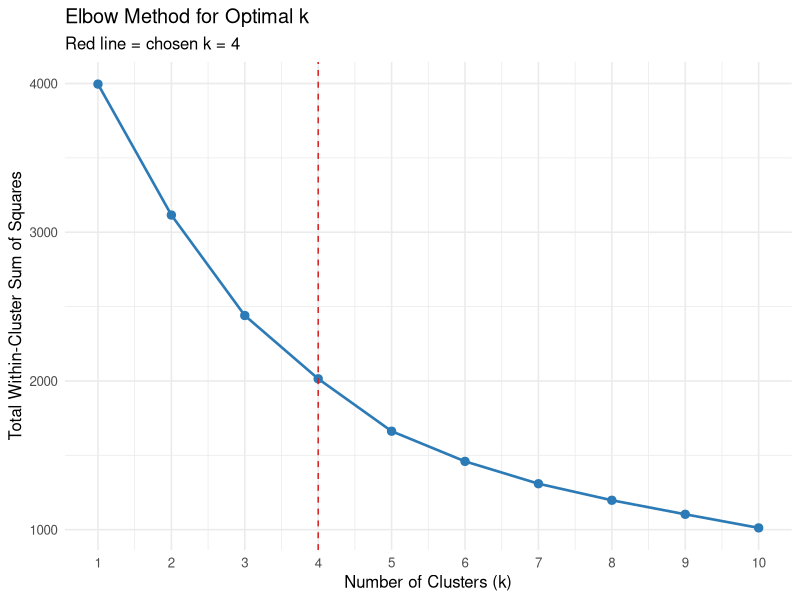
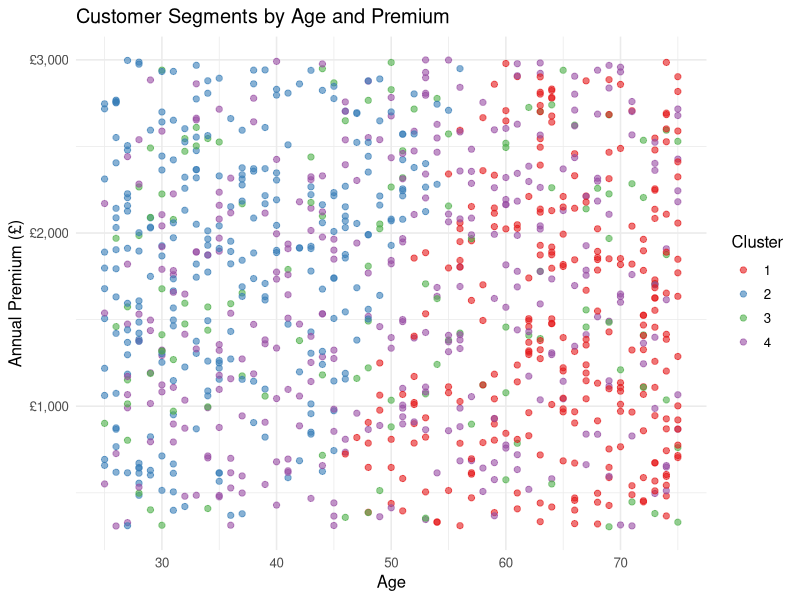
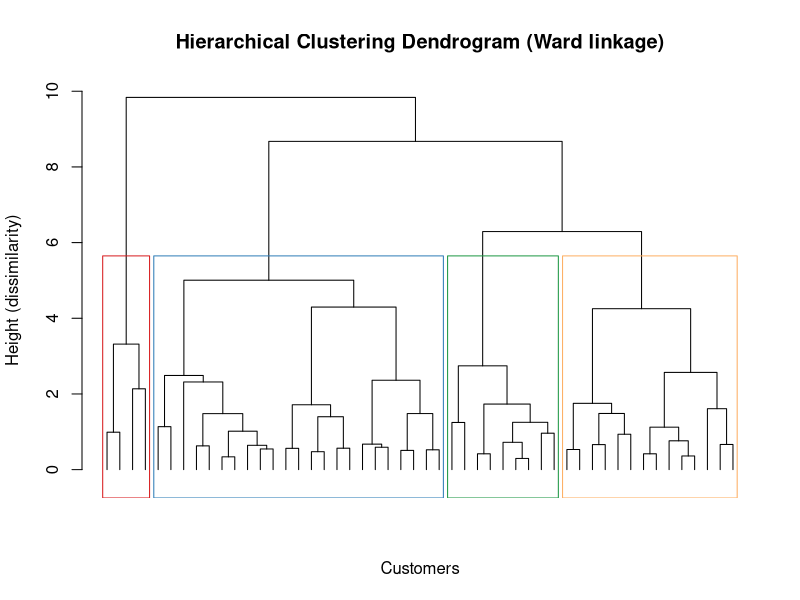

Write the R code that produced these figures, in order.
## ---- chunk 1
knitr::opts_chunk$set(echo = FALSE, warning = FALSE, message = FALSE)
## ---- chunk 2
library(tidyverse)
library(knitr)

set.seed(42)

policyholders <- read_csv("L2_policyholders.csv")
## ---- chunk 3
# Select numeric features for clustering
cluster_features <- policyholders %>%
  select(age, annual_premium, policy_duration_months, claim_amount)

# Scaling is essential — clustering is distance-based
scaled_features <- scale(cluster_features)
## ---- chunk 4
tibble(
  Feature = colnames(scaled_features),
  `Original Mean` = round(colMeans(cluster_features), 1),
  `Scaled Mean`   = round(colMeans(scaled_features), 3),
  `Scaled SD`     = round(apply(scaled_features, 2, sd), 3)
) %>%
  kable(caption = "Table 1: Effect of Scaling (scaled mean ≈ 0, sd ≈ 1)")
## ---- chunk 5
wss <- map_dbl(1:10, function(k) {
  kmeans(scaled_features, centers = k, nstart = 25)$tot.withinss
})
## ---- chunk 6
tibble(k = 1:10, wss = wss) %>%
  ggplot(aes(x = k, y = wss)) +
  geom_line(color = "#2c7bb6", linewidth = 0.9) +
  geom_point(size = 2.5, color = "#2c7bb6") +
  geom_vline(xintercept = 4, linetype = "dashed", color = "#d7191c") +
  scale_x_continuous(breaks = 1:10) +
  labs(title    = "Elbow Method for Optimal k",
       subtitle = "Red line = chosen k = 4",
       x = "Number of Clusters (k)",
       y = "Total Within-Cluster Sum of Squares") +
  theme_minimal(base_size = 12)
## ---- chunk 7
k <- 4
km_result <- kmeans(scaled_features, centers = k, nstart = 25)

# Attach cluster labels
policyholders$cluster <- factor(km_result$cluster)
## ---- chunk 8
policyholders %>%
  group_by(Cluster = cluster) %>%
  summarise(
    Size          = n(),
    `Avg Age`     = round(mean(age), 1),
    `Avg Premium` = round(mean(annual_premium), 0),
    `Avg Tenure`  = round(mean(policy_duration_months), 1),
    `Avg Claim`   = round(mean(claim_amount), 0),
    .groups = "drop"
  ) %>%
  kable(caption = "Table 2: K-means Cluster Profiles")
## ---- chunk 9
policyholders %>%
  ggplot(aes(x = age, y = annual_premium, color = cluster)) +
  geom_point(alpha = 0.6, size = 1.8) +
  scale_color_brewer(palette = "Set1") +
  scale_y_continuous(labels = scales::comma_format(prefix = "£")) +
  labs(title = "Customer Segments by Age and Premium",
       x = "Age", y = "Annual Premium (£)",
       color = "Cluster") +
  theme_minimal(base_size = 12)
## ---- chunk 10
# Use a sample for a readable dendrogram
set.seed(42)
sample_idx <- sample(nrow(scaled_features), 50)
sample_scaled <- scaled_features[sample_idx, ]

# Distance matrix + linkage
dist_matrix <- dist(sample_scaled, method = "euclidean")
hc <- hclust(dist_matrix, method = "ward.D2")
## ---- chunk 11
plot(hc, labels = FALSE, hang = -1,
     main = "Hierarchical Clustering Dendrogram (Ward linkage)",
     xlab = "Customers", ylab = "Height (dissimilarity)",
     sub = "")
rect.hclust(hc, k = 4, border = c("#d7191c", "#2c7bb6",
                                   "#1a9641", "#fdae61"))
## ---- chunk 12
hc_clusters <- cutree(hc, k = 4)

tibble(
  `Hierarchical Cluster` = factor(hc_clusters)
) %>%
  count(`Hierarchical Cluster`) %>%
  rename(`Customers (in sample)` = n) %>%
  kable(caption = "Table 3: Hierarchical Cluster Sizes (50-customer sample)")
## ---- chunk 13
segment_summary <- policyholders %>%
  group_by(cluster) %>%
  summarise(
    size           = n(),
    avg_premium    = mean(annual_premium),
    avg_tenure     = mean(policy_duration_months),
    avg_claim      = mean(claim_amount),
    .groups = "drop"
  ) %>%
  mutate(
    segment_label = case_when(
      avg_premium > median(avg_premium) & avg_tenure > median(avg_tenure)
        ~ "High-Value Loyal",
      avg_premium > median(avg_premium) & avg_tenure <= median(avg_tenure)
        ~ "High-Value At-Risk",
      avg_premium <= median(avg_premium) & avg_tenure > median(avg_tenure)
        ~ "Budget Loyal",
      TRUE
        ~ "Budget New/At-Risk"
    )
  )
## ---- chunk 14
segment_summary %>%
  mutate(
    avg_premium = paste0("£", round(avg_premium, 0)),
    avg_tenure  = round(avg_tenure, 1),
    avg_claim   = paste0("£", round(avg_claim, 0))
  ) %>%
  select(Cluster = cluster, Size = size,
         `Avg Premium` = avg_premium,
         `Avg Tenure` = avg_tenure,
         `Avg Claim` = avg_claim,
         `Segment Label` = segment_label) %>%
  kable(caption = "Table 4: Named Customer Segments")
